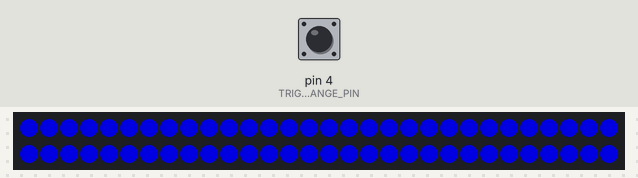
Bench run of a sketch on a simulated Arduino Uno, built with avr-gcc and run on an emulated ATmega328P. Shown: 60 RGB LEDs in strip order, left to right, continuing on the next row. The test bench sets the inputs (shaded band); at power-on: pin 4 (TRIG_ORANGE_PIN) HIGH. Dim RGB values are drawn brighter than linear.

Above: at 1.25 s.
1.3 s: pin 4 (TRIG_ORANGE_PIN) pulled LOW for 0.15 s
2.0 s: pin 4 (TRIG_ORANGE_PIN) pulled LOW for 3.2 s
At 7.73 s:
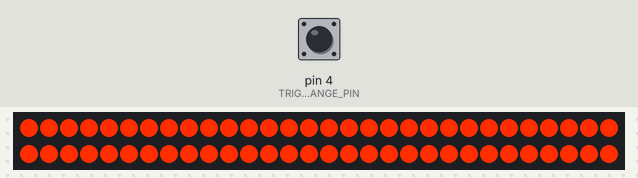
At 10.16 s:
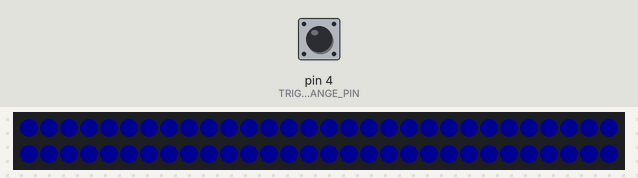

The sketch:

BLUEORANGWORKS.ino
```cpp
#include <FastLED.h>

#define LED_PIN 2
#define TRIG_ORANGE_PIN 4
#define NUM_LEDS 60  // one led strip is 30 leds, we have 2 strips or 60 total, maybe adding a 3rd for 90 total.

CRGB leds[NUM_LEDS];
int fadeBrightness = 0;
int fadeBrightnessRed = 0;
int fadeBrightnessGreen = 255;
int fadeBrightnessBlue = 0;
int fadeBrightnessOrange = 0;
int Orange[3] = { 255, 45, 0 };
int count = 0;
int button = 0;

void setup() {
  FastLED.addLeds<WS2812, LED_PIN, GRB>(leds, NUM_LEDS);
  //button = digitalInput(TRIG_ORANGE_PIN);gggggggggggygh
  pinMode(4, INPUT_PULLUP);
}

void loop() {
  //turnOffLEDs();  // uncomment and upload "->" to turn the axe off, BRIGHT!!!!!!!!!!!!!!!!!!!!!!!
  // turnOffLEDs();

  fadeBlue();
  //fadeRed();
  //digitalRead(4);
  //fadeRed();
  //solidOrange();
  /*
  //bool val = (digitalRead(4));
  if (digitalRead(4) == LOW){
    solidOrange();
  } else {
   fadeBlue();
  }
*/

  //fadeBlue();
  //fadeRed();
  //solidOrange();
  //fadeOrange();
  // EXAMPLE #1: DO ONE LED FADE OF DARK TO LIGHT, 0 TO 255
  /*
  for(int j = 0; j < 255; j++){
  orangeIfPressed();
  //fadeBrightness = fadeBrightness + 10;
  fadeBrightness = j;
  leds[0] = CRGB ( 0, 0, fadeBrightness); //flashing color
  FastLED.show();
  delay(5);
  }
  */

  /*
  // on random led
  for (int i = 0; i <= (NUM_LEDS - 1); i++) {
    orangeIfPressed();

    //i = random(0, NUM_LEDS);
    i = random8(0, NUM_LEDS);
    //delay(20);
    leds[i] = CRGB ( 0, 0, 30); //flashing color
    FastLED.show();
    delay(5);
   }

  //off random led
  for (int i = (NUM_LEDS - 1); i >= 0; i--) {

    orangeIfPressed();

    i = random8(0, NUM_LEDS);
        //delay(20);
    leds[i] = CRGB ( 0, 0, 255);
    FastLED.show();
    delay(5);
  }*/
}

void orangeIfPressed() {
  if (isTriggerPressed) turnAxeOrange();
}

void turnAxeOrange() {
  for (int i = (NUM_LEDS - 1); i >= 0; i--) {
    leds[i] = CRGB(fadeBrightnessRed, 0, fadeBrightnessBlue);  //solid color
  }
}

bool isTriggerPressed() {
  bool isPinTriggered = false;
  if (TRIG_ORANGE_PIN == 1) {
    isPinTriggered = true;
  } else {
    isPinTriggered = false;
  }
  return isPinTriggered;
}


///////////////////////////////////////////////////////////////
///////////////////////// FADE BLUE ///////////////////////////
///////////////////////////////////////////////////////////////
void fadeBlue() {
  // Step 2: fade to bright (count up 0 to 255)
  for (int j = 0; j < 255; j++) {
    if (digitalRead(4) == LOW) {  //if button pressed
      solidOrange();  //turn led orange snake
    }
    //orangeIfPressed();
    fadeBrightnessBlue = j;
    for (int k = 0; k < NUM_LEDS; k++) {
      leds[k] = CRGB(0, 0, fadeBrightnessBlue);  //flashing color
    }
    FastLED.show();
    delay(5);
  }

  // if boolean is false
  // Steo 3: fade to dark (count down 255 to 0)
  for (int j = 255; j > 0; j--) {
    if (digitalRead(4) == LOW) {
      solidOrange();
    }
    // orangeIfPressed();
    //fadeBrightness = fadeBrightness + 10;
    fadeBrightnessBlue = j;
    for (int k = 0; k < NUM_LEDS; k++) {
      leds[k] = CRGB(0, 0, fadeBrightnessBlue);  //flashing color
    }
    FastLED.show();
    delay(5);
  }
}


///////////////////////////////////////////////////////////////
///////////////////////// FADE RED ////////////////////////////
///////////////////////////////////////////////////////////////

void fadeRed() {
  // Step 1: switch a boolean every 255 counts

  // if boolean is true
  // Step 2: fade to bright (count up 0 to 255)
  for (int j = 0; j < 255; j++) {
    if (digitalRead(4) == LOW) {
      solidOrange();
    }
    //orangeIfPressed();
    //fadeBrightness = fadeBrightness + 10;
    fadeBrightnessRed = j;
    for (int k = 0; k < NUM_LEDS; k++) {
      leds[k] = CRGB(fadeBrightnessRed, 0, 0);  //flashing color
    }
    FastLED.show();
    delay(5);
  }

  // if boolean is false
  // Steo 3: fade to dark (count down 255 to 0)
  for (int j = 255; j > 0; j--) {
    if (digitalRead(4) == LOW) {
      solidOrange();
    }
    // orangeIfPressed();
    //fadeBrightness = fadeBrightness + 10;
    fadeBrightnessRed = j;
    for (int k = 0; k < NUM_LEDS; k++) {
      leds[k] = CRGB(fadeBrightnessRed, 0, 0);  //flashing color
    }
    FastLED.show();
    delay(5);
  }
}
//////////////////////////////////////////////////////////////
/////////////////////// SOLID ORANGE /////////////////////////
//////////////////////////////////////////////////////////////
void solidOrange() {
  for (int j = 0; j < NUM_LEDS; j++) {
    //orangeIfPressed();
    //fadeBrightness = fadeBrightness + 10;
    //solidBrightnessOrange = j;
    leds[j] = CRGB(Orange[0], Orange[1], Orange[2]);  //flashing color
    FastLED.show();
    delay(50);
  }
}

void turnOffLEDs() {
  for (int j = 0; j < NUM_LEDS; j++) {
    //orangeIfPressed();
    //fadeBrightness = fadeBrightness + 10;
    //solidBrightnessOrange = j;
    leds[j] = CRGB(0, 0, 0);  //flashing color
    FastLED.show();
    delay(50);
  }
}


void ButtonOrange() {
  int pinFourValue = (digitalRead(4));
  if (pinFourValue == LOW) {
    solidOrange();
    //for (int i = 0; i < NUM_LEDS; i++){
    //leds[i] = CRGB ( 0, fadeBrightnessGreen, 0); //flashing color
    //FastLED.show();
    //}
  }
}
```
